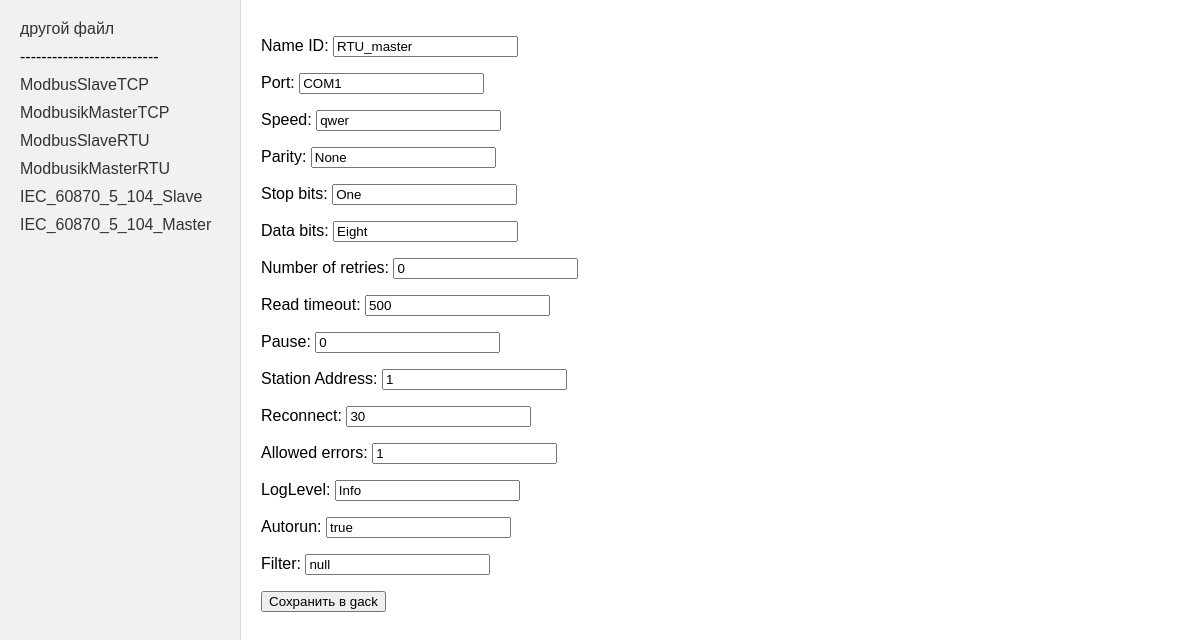
Screenshot of /main/controllerInfo/?item=ModbusikMasterRTU with the database file from the repository.
### main/models.py (models this page shows)
class ModbusSlaveTCP(models.Model):
    IP = models.CharField(max_length=15)
    Port = models.CharField(max_length=255)
    Clients_Count = models.IntegerField()
    Device_Address = models.IntegerField()
    Autorun = models.CharField(max_length=255)
    Name_ID = models.CharField(max_length=255, default='null', null=True)
    Sector = models.CharField(max_length=255, default='null', null=True, blank=True)
    Registers = models.CharField(max_length=255, default='null', null=True, blank=True)
    def __str__(self):
        return "ModbusSlaveTCP"

class ModbusikMasterTCP(models.Model):
    Ip = models.CharField(max_length=15)
    Port = models.CharField(max_length=255)
    Read_timeout = models.CharField(max_length=255)
    Pause = models.CharField(max_length=255)
    Station_Address = models.CharField(max_length=255)
    Reconnect = models.IntegerField()
    NumberOfReconnections = models.IntegerField()
    Allowed_errors = models.IntegerField()
    LogLevel = models.CharField(max_length=255)
    Autorun = models.CharField(max_length=255)
    Name_ID = models.CharField(max_length=255, default='null', null=True)
    Sector = models.CharField(max_length=255, default='null', null=True, blank=True)
    Read_registers = models.CharField(max_length=255, default='null', null=True, blank=True)
    Write_registers = models.CharField(max_length=255, default='null', null=True, blank=True)
    Endpoints = models.CharField(max_length=255, default='null', null=True, blank=True)
    def __str__(self):
        return "ModbusikMasterTCP"

class ModbusSlaveRTU(models.Model):
    Port = models.CharField(max_length=255)
    Address = models.IntegerField()
    Speed = models.CharField(max_length=255)
    Parity = models.CharField(max_length=15)
    Stop_bits = models.CharField(max_length=255)
    Data_bits = models.CharField(max_length=255)
    Number_of_reconnections = models.IntegerField()
    Write_messages_in_log = models.CharField(max_length=255)
    Autorun = models.CharField(max_length=255)
    Name_ID = models.CharField(max_length=255, default='null', null=True)
    Sector = models.CharField(max_length=255, default='null', null=True, blank=True)
    Count = models.CharField(max_length=255, blank=True)
    Registers = models.CharField(max_length=255, default='null', null=True, blank=True)
    Registers_type = models.CharField(max_length=255, default='null', null=True, blank=True)
    def __str__(self):
        return "ModbusSlaveRTU"

class ModbusikMasterRTU(models.Model):
    Port = models.CharField(max_length=255)
    Speed = models.CharField(max_length=255)
    Parity = models.CharField(max_length=15)
    Stop_bits = models.CharField(max_length=255)
    Data_bits = models.CharField(max_length=255)
    Number_of_retries = models.IntegerField()
    Read_timeout = models.IntegerField()
    Pause = models.IntegerField()
    Station_Address = models.IntegerField()
    Reconnect = models.IntegerField()
    Allowed_errors = models.IntegerField()
    LogLevel = models.CharField(max_length=255)
    Autorun = models.CharField(max_length=255)
    Name_ID = models.CharField(max_length=255, default='null', null=True)
    Sector = models.CharField(max_length=255, default='null', null=True, blank=True)
    Registers_Type = models.CharField(max_length=255, default='null', null=True, blank=True)
    Start = models.CharField(max_length=255, default='null', null=True, blank=True)
    Data_Type = models.CharField(max_length=255, default='null', null=True, blank=True)
    Count = models.CharField(max_length=255, default='null', null=True, blank=True)
    Bytes_Order = models.CharField(max_length=255, default='null', null=True, blank=True)
    Period = models.CharField(max_length=255, default='null', null=True, blank=True)
    Filter = models.CharField(max_length=255, default='null', null=True, blank=True)
    Name = models.CharField(max_length=255, default='null', null=True, blank=True)
    Composition = models.CharField(max_length=255, default='null', null=True, blank=True)
    Control = models.CharField(max_length=255, default='null', null=True, blank=True)
    Read_registers = models.CharField(max_length=255, default='null', null=True, blank=True)
    Write_registers = models.CharField(max_length=255, default='null', null=True, blank=True)
    def __str__(self):
        return "ModbusikMasterRTU"

class IEC_60870_5_104_Slave(models.Model):
    Port = models.CharField(max_length=255)
    AnswerTimeout = models.IntegerField()
    InfoTimeout = models.IntegerField()
    Downtime = models.IntegerField()
    W = models.IntegerField()
    K = models.IntegerField()
    MaxConnectionCount = models.IntegerField()
    QueueSize = models.IntegerField()
    Filter = models.CharField(max_length=255)
    LogLevel = models.CharField(max_length=255)
    Autorun = models.CharField(max_length=255)
    Name_ID = models.CharField(max_length=255, default='null', null=True)
    Sector = models.CharField(max_length=255, default='null', null=True, blank=True)
    Name = models.CharField(max_length=255, blank=True)
    ASDU = models.IntegerField(null=True, blank=True)
    Address = models.IntegerField(null=True, blank=True)
    Count = models.IntegerField(null=True, blank=True)
    Type = models.CharField(max_length=255, blank=True)
    Groups = models.CharField(max_length=255, blank=True)
    Cause_of_transmission = models.CharField(max_length=255, blank=True)
    IOA = models.IntegerField(null=True, blank=True)
    Range = models.IntegerField(null=True, blank=True)
    Type_send = models.CharField(max_length=255, blank=True)
    Description = models.CharField(max_length=255, default='null', null=True, blank=True)
    Data = models.CharField(max_length=255, default='null', null=True, blank=True)
    Command = models.CharField(max_length=255, default='null', null=True, blank=True)
    Files = models.CharField(max_length=255, default='null', null=True, blank=True)
    def __str__(self):
        return "IEC_60870_5_104_Slave"

class IEC_60870_5_104_Master(models.Model):
    IP = models.CharField(max_length=15)
    Port = models.CharField(max_length=255)
    Reconnect = models.IntegerField()
    T1 = models.IntegerField()
    T2 = models.IntegerField()
    T3 = models.IntegerField()
    W = models.IntegerField()
    K = models.IntegerField()
    TimeSync = models.CharField(max_length=255)
    TimeSyncFormat = models.CharField(max_length=255)
    TimeShift = models.IntegerField()
    Filter = models.CharField(max_length=255)
    NumberOfReconnections = models.IntegerField()
    SplitIntoParts = models.CharField(max_length=255)
    LogLevel = models.CharField(max_length=255)
    Autorun = models.CharField(max_length=255)
    Name_ID = models.CharField(max_length=255, default='null', null=True)
    Sector = models.CharField(max_length=255, default='null', null=True, blank=True)
    Data = models.CharField(max_length=255, default='null', null=True, blank=True)
    Command = models.CharField(max_length=255, default='null', null=True, blank=True)
    Files = models.CharField(max_length=255, default='null', null=True, blank=True)
    Endpoints = models.CharField(max_length=255, default='null', null=True, blank=True)
    Interrogation_periods = models.CharField(max_length=255, default='null', null=True, blank=True)
    def __str__(self):
        return "IEC_60870_5_104_Master"

### main/views.py (the view)
# urls.py: path('controllerInfo/', viewBlocks, name="blockview"),    # http://127.0.0.1:8000/main/controllerInfo   # path('controllerInfo/<str:nameModel>/', edit_my_model, name='edit_my_model'),
def viewBlocks(request):
    listInfo = request.session.get('mypath')
    IGNORE_LIST = ['Sector', 'Registers', 'Read_registers', 'Write_registers', 'Endpoints', 'Registers_type',
                   'Start', 'Data_Type', 'Count', 'Bytes_Order', 'Period', 'Name', 'Composition', 'Control',
                   'Description', 'Data', 'Command', 'Files', 'Read registers', 'Write registers',
                   'Registers type', 'Bytes Order', 'Data Type', 'Interrogation periods',
                   'Interrogation_periods', "IOA", "ASDU", "Type", "Groups", "Cause of transmission",
                   "Range", "Type send", "Registers Type"]  # - динамические элементы
    object_list = [ModbusSlaveTCP.objects.first(), ModbusikMasterTCP.objects.first(),
                   ModbusSlaveRTU.objects.first(), ModbusikMasterRTU.objects.first(),
                   IEC_60870_5_104_Slave.objects.first(), IEC_60870_5_104_Master.objects.first()]
    object_list = [x for x in object_list if x is not None]
    nameModel = request.GET.get('item')
    success_message = None
    model_form_mapping = {
        "IEC_60870_5_104_Master": (IEC_Master_Form, IEC_60870_5_104_Master),
        "IEC_60870_5_104_Slave": (IEC_Slave_Form, IEC_60870_5_104_Slave),
        "ModbusikMasterRTU": (ModbusikMasterRTU_Form, ModbusikMasterRTU),
        "ModbusSlaveRTU": (ModbusSlaveRTU_Form, ModbusSlaveRTU),
        "ModbusikMasterTCP": (ModbusikMasterTCP_Form, ModbusikMasterTCP),
        "ModbusSlaveTCP": (ModbusSlaveTCP_Form, ModbusSlaveTCP),
    }
    if nameModel in model_form_mapping:
        form_class, model_class = model_form_mapping[nameModel]
        current_model = model_class.objects.first()
        if request.method == "POST":
            form = form_class(request.POST, instance=current_model)
            try:
                form.save()
                write_GACSECTOR(listInfo)
                success_message = 'данные изменены!'
            except Exception as e:
                print(e)
                form.add_error(None, 'ошибка сохранения')
        else:
            form = form_class(instance=current_model)
    else:
        form = None
    context = {
        "object_list": object_list,
        "form": form,
        "nameModel": nameModel,
        'success_message': success_message,
        "Ignore": IGNORE_LIST
    }
    return render(request, "main/mainpage.html", context)

### main/forms.py
class ModbusikMasterRTU_Form(forms.ModelForm):
    class Meta:
        model = ModbusikMasterRTU
        fields = ['Name_ID', 'Sector', 'Port', 'Speed', 'Parity', 'Stop_bits', 'Data_bits', 'Number_of_retries', 'Read_timeout',
                  'Pause', 'Station_Address', 'Reconnect', 'Allowed_errors', 'LogLevel', 'Autorun','Registers_Type',
                  'Start', 'Data_Type', 'Count', 'Bytes_Order', 'Period', 'Filter', 'Name', 'Composition', 'Control',
                  'Read_registers', 'Write_registers']

### main/templates/main/mainpage.html (shortened to what this page needs)
{% load static %}
<!DOCTYPE html>
<html>
    <head>
        <link type="text/css" href="{% static 'css/style.css' %}" rel="stylesheet" />
    </head>
    <body>
    <div class="sidebar">
        <ul>
            <li><a href="/main">другой файл</a></li>
            <li>--------------------------</li>
            {% for item in object_list %}
                <li><a href="{% url 'blockview' %}?item={{ item }}">{{ item }}</a></li>
            {% endfor %}
        </ul>
    </div>
    <div class="content">
        <form action="{% url 'blockview' %}?item={{nameModel}}" method = "post">
            {% for object in form %}
                {% if object.label not in Ignore %}
                    <p><label class="form-label" > {{object.label}}: </label> {{ object }} </p>
                {% endif %}
                {% if forloop.last %}
                  <button type="submit">Сохранить в gack</button>
                {% endif %}
            {% endfor %}
        </form>
    </div>
    </body>
</html>

### main/static/css/style.css (style rules this page uses)
html, body { font-family: 'Arial'; margin: 0; padding: 0; height: 100%; width: 100%; }
li { list-style-type: none; }
.sidebar { display: flex; flex-direction: column; justify-content: space-between; height: 100vh; width: 200px; border-right: 1px solid #D7DBDD; background-color: #f1f1f1; padding: 20px; float: left; }
.sidebar ul { list-style-type: none; padding: 0; margin: 0; }
.sidebar li { margin-bottom: 10px; }
.sidebar a { text-decoration: none; color: #333; }
.content { display: flex; flex-direction: column; padding: 20px; float: left; }

### rows the page displays
ModbusSlaveTCP: item "ModbusSlaveTCP"
ModbusikMasterTCP: item "ModbusikMasterTCP"
ModbusSlaveRTU: item "ModbusSlaveRTU"
ModbusikMasterRTU: item "ModbusikMasterRTU", form "RTU_master" "COM1" "qwer" "None" "One" "Eight" "0" "500" "0" "1" "30" "1" "Info" "true" "null"
IEC_60870_5_104_Slave: item "IEC_60870_5_104_Slave"
IEC_60870_5_104_Master: item "IEC_60870_5_104_Master"

### other values shown
{{ object.label }} "Name ID" "Port" "Speed" "Parity" "Stop bits" "Data bits" "Number of retries" "Read timeout" "Pause" "Station Address" "Reconnect" "Allowed errors" "LogLevel" "Autorun" "Filter"
